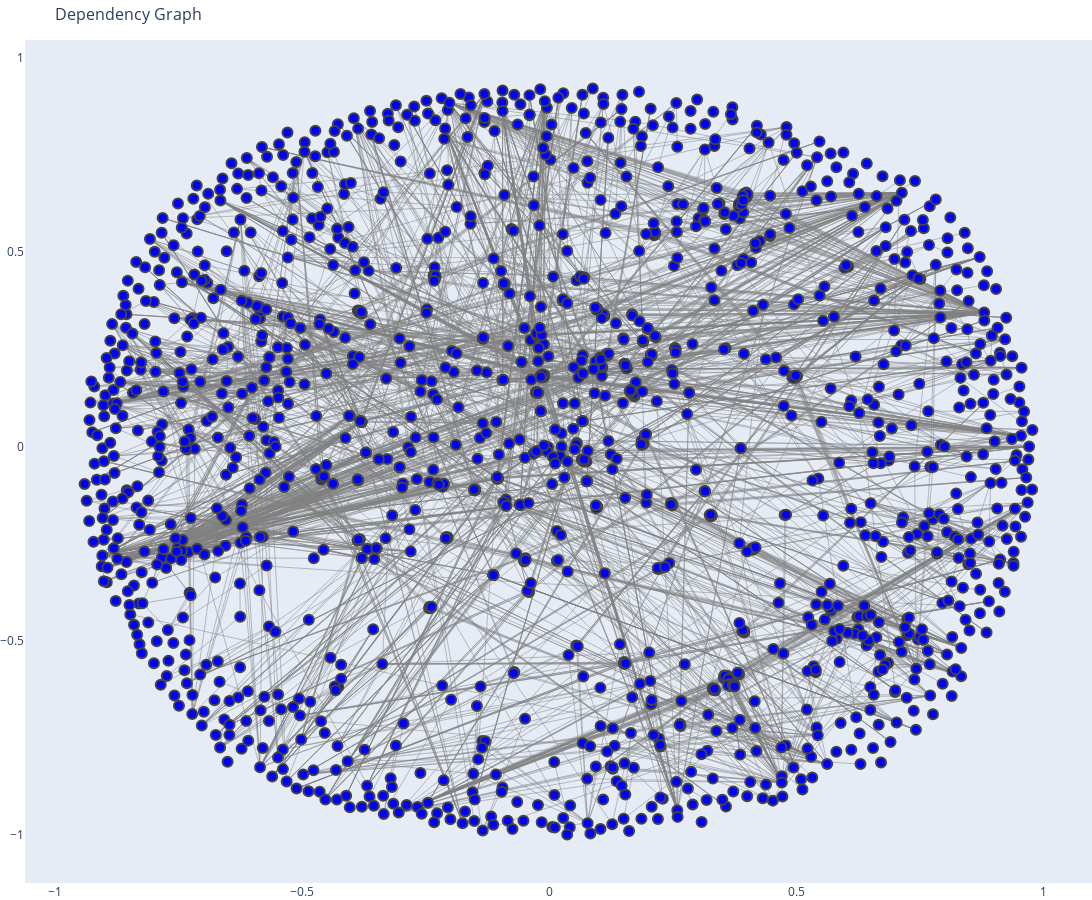

Notebook source saved alongside this figure:
### Code cell
import networkx as nx
import plotly.graph_objects as go
import os

def parse_dpd_file(file_path):
    nodes = {}
    edges = []

    with open(file_path, 'r') as file:
        for line in file:
            line = line.strip()
            if line.startswith("N:"):
                parts = line.split(maxsplit=3)
                node_id = parts[1]
                label = parts[2].strip('"')
                attributes = parts[3] if len(parts) > 3 else ""
                nodes[node_id] = {"label": label, "attributes": attributes}
            elif line.startswith("E:"):
                parts = line.split()
                source = parts[1]
                target = parts[2]
                edges.append((source, target))
    return nodes, edges

def plot_dependency_graph(file_path):
    nodes, edges = parse_dpd_file(file_path)
    G = nx.DiGraph()

    for node_id, data in nodes.items():
        G.add_node(node_id, **data)
    G.add_edges_from(edges)
    
    # Compute node positions
    pos = nx.spring_layout(G, seed=42, k=3 / (len(G.nodes) ** 0.5))
    
    # Prepare data for Plotly
    edge_x = []
    edge_y = []
    for edge in G.edges():
        x0, y0 = pos[edge[0]]
        x1, y1 = pos[edge[1]]
        edge_x.extend([x0, x1, None])
        edge_y.extend([y0, y1, None])

    edge_trace = go.Scatter(
        x=edge_x,
        y=edge_y,
        line=dict(width=0.5, color="gray"),
        hoverinfo="none",
        mode="lines"
    )

    node_x = []
    node_y = []
    hover_text = []
    for node in G.nodes():
        x, y = pos[node]
        node_x.append(x)
        node_y.append(y)
        hover_text.append(
            f"ID: {node}<br>Label: {G.nodes[node]['label']}<br>Attributes: {G.nodes[node].get('attributes', 'None')}"
        )

    node_trace = go.Scatter(
        x=node_x,
        y=node_y,
        mode="markers",
        hoverinfo="text",
        text=hover_text,
        marker=dict(
            size=10,
            color="blue",
            line=dict(width=2)
        )
    )

    # Create the figure
    fig = go.Figure(data=[edge_trace, node_trace],
                    layout=go.Layout(
                        title="Dependency Graph",
                        titlefont_size=16,
                        showlegend=False,
                        hovermode="closest",
                        width=1600,
                        height=900, 
                        margin=dict(b=0, l=0, r=0, t=40),
                        xaxis=dict(showgrid=False, zeroline=False),
                        yaxis=dict(showgrid=False, zeroline=False),
                    ))
    
    fig.show()

# Replace with the path to your .dpd file
dpd_file_path = r"C:\Users\User\Documents\GitHub\autoformalization\src\temp\dgraph.dpd"
if os.path.exists(dpd_file_path):
    plot_dependency_graph(dpd_file_path)
else:
    print(f"Error: {dpd_file_path} not found.")

### Figure 1 — Plotly figure (JSON) as saved in the notebook; plotly's stock layout.template omitted (floating-point values rounded to 4 significant figures; data arrays with more than 128 entries replaced by an {"elided": "..."} marker saying what was removed)
{"data": [{"hoverinfo": "none", "line": {"color": "gray", "width": 0.5}, "mode": "lines", "type": "scatter", "x": {"elided": "9675 float values"}, "y": {"elided": "9675 float values"}}, {"hoverinfo": "text", "marker": {"color": "blue", "line": {"width": 2}, "size": 10}, "mode": "markers", "text": {"elided": "1486 str values"}, "type": "scatter", "x": {"elided": "1486 float values"}, "y": {"elided": "1486 float values"}}], "layout": {"height": 900, "hovermode": "closest", "margin": {"b": 0, "l": 0, "r": 0, "t": 40}, "showlegend": false, "title": {"font": {"size": 16}, "text": "Dependency Graph"}, "width": 1600, "xaxis": {"showgrid": false, "zeroline": false}, "yaxis": {"showgrid": false, "zeroline": false}}}
